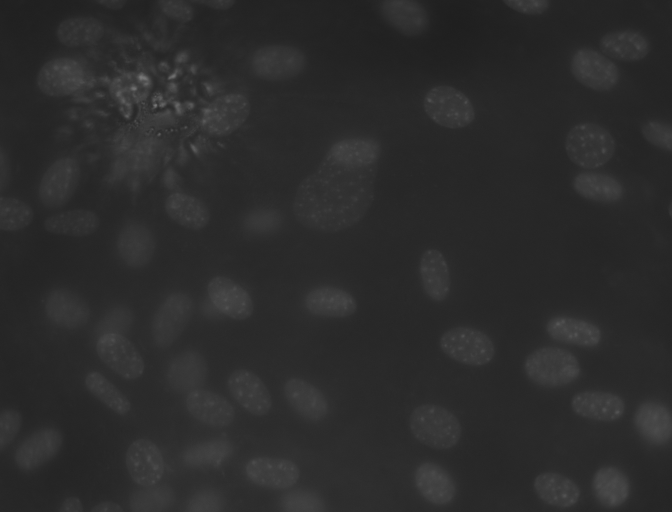
#> input picture Data/Data/NIH3T3/img/dna-26.png, 1344 x 1024 px, found by its file name (shown at 1/2 size); its folder holds only this picture in this run
$ jupyter execute anwendung_local.ipynb
#> lines starting #> are read from the running program, lines starting #| are printed output that depends on the picture; after the words box and inside, x2 and y2 are one past the last pixel; in counts of white or black regions, pixels touching at a corner belong together
[cell 1]
import numpy as np
import os
from skimage import io
def local_thresholding_vek1(img, window_size):
#> called with window_size = 401
    half_window = window_size // 2
#> half_window = 200
    top_rows = img[:half_window, :][::-1, :]
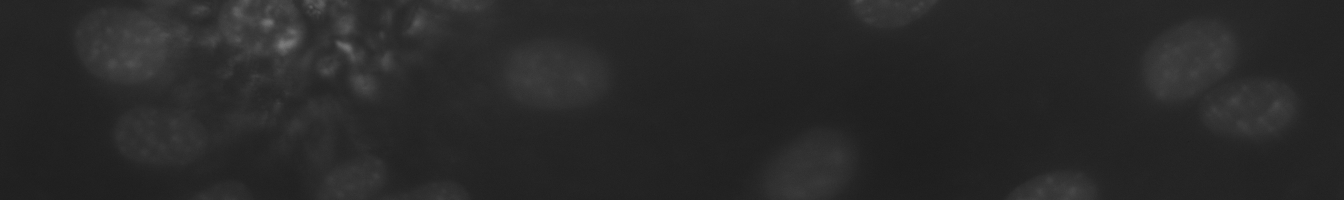
#> top_rows: shape (200, 1344); min 29, max 124, mean 40.9
    bottom_rows = img[-half_window:, :][::-1, :]
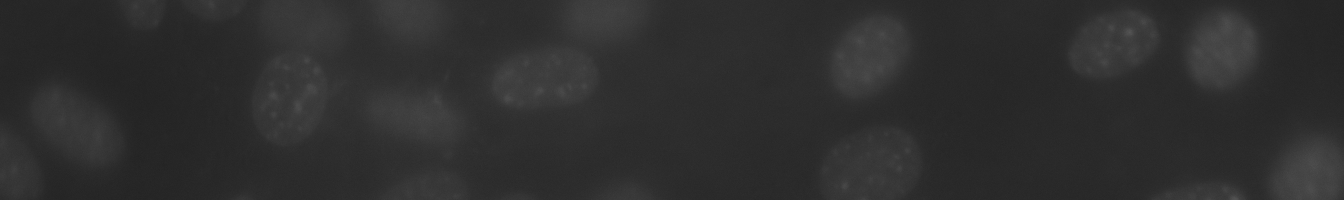
#> bottom_rows: shape (200, 1344); min 34, max 85, mean 46.7
    imgM = np.concatenate((top_rows, img, bottom_rows), axis=0)
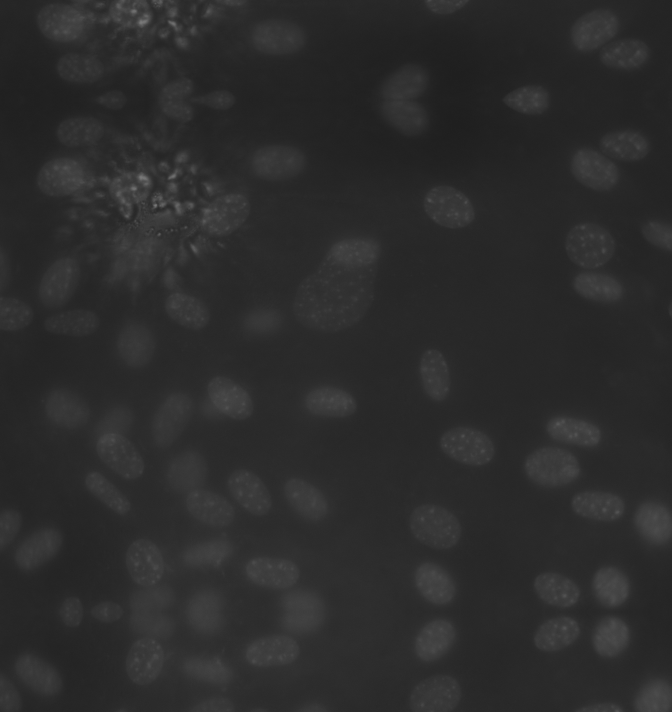
#> imgM: shape (1424, 1344) (shown at 1/2 size); min 29, max 128, mean 43.9

    left_cols = imgM[:, :half_window][:, ::-1]
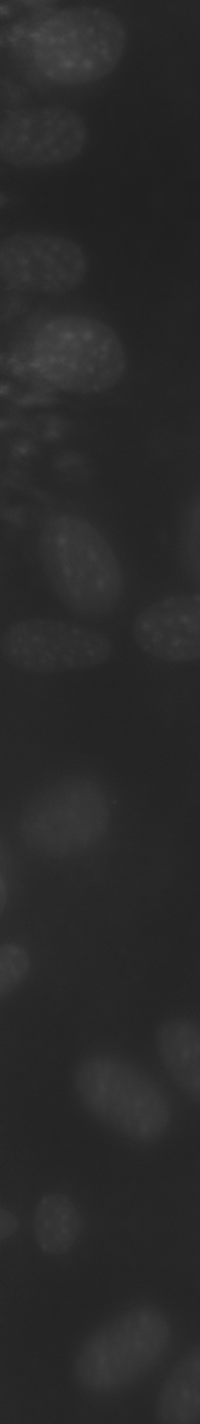
#> left_cols: shape (1424, 200); min 30, max 82, mean 41.8
    right_cols = imgM[:, -half_window:][:, ::-1]
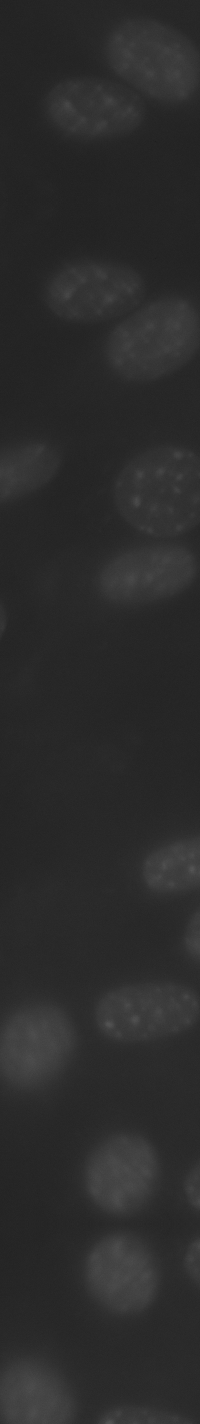
#> right_cols: shape (1424, 200); min 30, max 84, mean 43.8
    imgM = np.concatenate((left_cols, imgM, right_cols), axis=1)
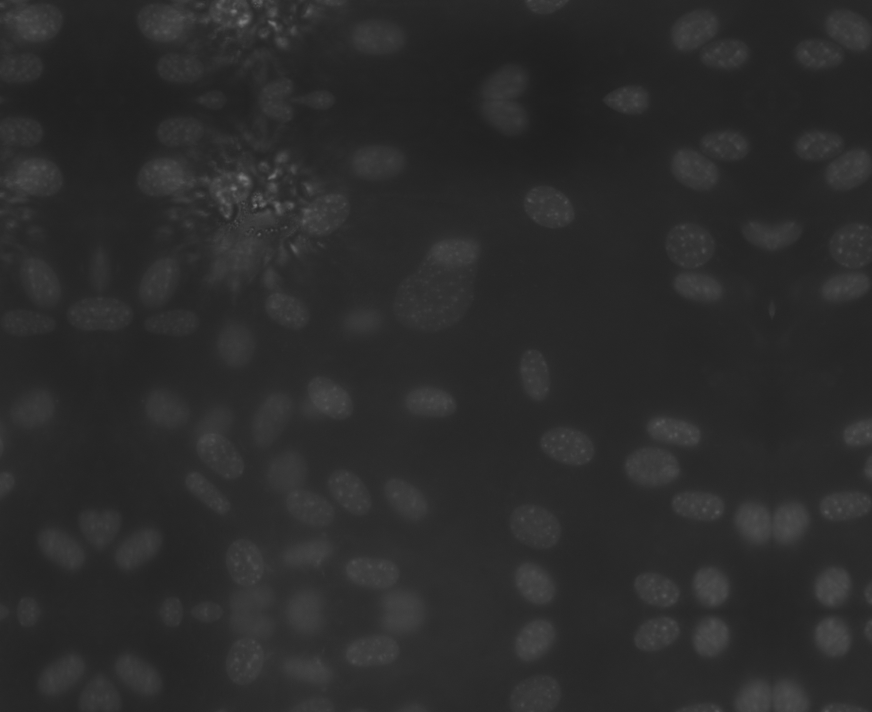
#> imgM: shape (1424, 1744) (shown at 1/2 size); min 29, max 128, mean 43.6
    imgT = imgM.copy()
    start_index = (half_window, half_window)
#> start_index = (200, 200)
    end_index = (imgM.shape[0]-half_window,imgM.shape[1]-half_window)
#> end_index = (1224, 1544)

    for p in np.ndindex(imgM.shape):
        if end_index[0] > p[0] >= start_index[0] and end_index[1] > p[1] >= start_index[1]:

            window = imgM[p[0] - half_window : p[0] + half_window + 1, p[1] - half_window : p[1] + half_window + 1]

            rvl = window.ravel()
            ran = round(max(rvl) - min(rvl))
            counts, bins = np.histogram(rvl, bins=ran)

            sum_back = np.cumsum(counts)[:-1]
            sum_obj = sum(counts)-sum_back
            mean_back = np.cumsum(bins[:-2]*counts[:-1])/sum_back
            mean_obj = (sum(bins[:-2]*counts[:-1])-np.cumsum(bins[:-2]*counts[:-1]))/sum_obj
            w0_list = sum_back/sum(counts)
            w1_list = 1 - w0_list

            #calculate background and foreground variance
            var_back_list = list()
            var_obj_list = list()
            for i in range (0,len(mean_back)):
                var_back = sum(counts[:i]*(bins[:i]-mean_back[i])**2)/sum_back[i]
                var_back_list.append(var_back)
                var_obj = sum(counts[i:]*(bins[i:-1]-mean_obj[i])**2)/sum_obj[i]
                var_obj_list.append(var_obj)


            wcv_list = (w0_list * var_back_list) + (w1_list * var_obj_list)
            THRESH = bins[np.argmin(wcv_list)]


            if imgM[p] < THRESH:
                imgT[p] = 0
            else:
                imgT[p] = 255
#> imgT: shape (1424, 1744); 0.04% of pixels changed, all inside (x1, y1, x2, y2) = (200, 200, 1108, 201)

    return imgT

import numpy as np
# [50 lines left out: function local_thresholding_vek2, not called in this run]
def anwendunglocal(input_path,result_path,S):
    files = os.listdir(input_path)
    for file in files:
        file_path = os.path.join(input_path,file)
        result_file_path = os.path.join(result_path,file)
        result = local_thresholding_vek1(io.imread(file_path),window_size=S)
        io.imsave(result_file_path,result)

# [7 lines left out: function anwendunglocal2, not called in this run]
